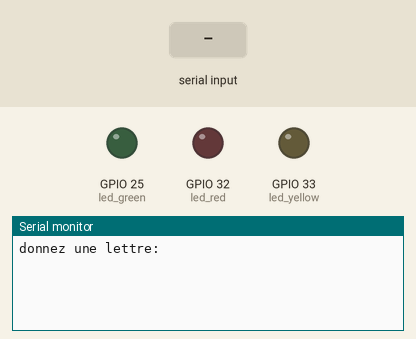
This sketch was run on a simulated ESP32. Parts: output pins drawn as LEDs (lit = HIGH), the last lines printed to the serial monitor. The inputs (shaded band) are chosen by the test bench.

Above: at 1.2 s.
1.3 s: "1" received over Serial
At 2.9 s:
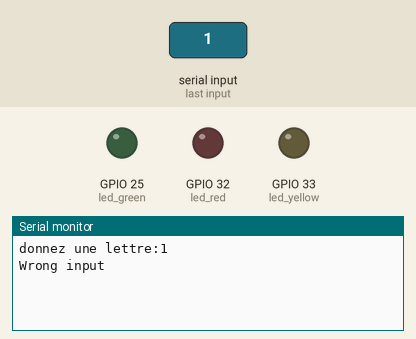
At 3.7 s:
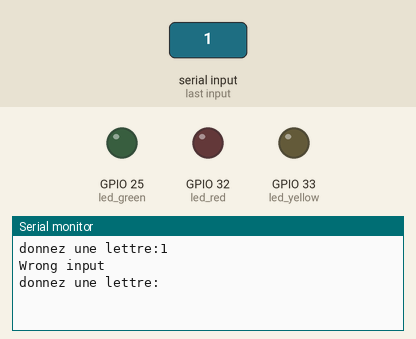

Measured:
- after the input at 1.3 s, the serial monitor: prints a new line after 1.0 s (image 1)

The sketch:

serial_read.ino
```cpp
#include <String.h>

const int led_red     = 32;
const int led_yellow  = 33;
const int led_green   = 25;

bool led_red_state    = false;
bool led_yellow_state = false;
bool led_green_state = false;

void setup() {
  // put your setup code here, to run once:
  Serial.begin(9600);

  pinMode(led_red,OUTPUT);
  pinMode(led_yellow,OUTPUT);
  pinMode(led_green,OUTPUT);
}

void loop() {
  // put your main code here, to run repeatedly:

  Serial.print("donnez une lettre:");

  while (!Serial.available());

  String input = Serial.readString();
  Serial.println(input);
  if (input == "red\n")
  {
    led_red_state = !led_red_state;
    UpdateLed(led_red,led_red_state);
  }
  else if (input == "yellow\n")
  {
    led_yellow_state = !led_yellow_state;
    UpdateLed(led_yellow,led_yellow_state);
  }
  else if (input == "green\n")
  {
    led_green_state = !led_green_state;
    UpdateLed(led_green,led_green_state);
  }
  else
    Serial.println("Wrong input");

  delay(1000);

}

void UpdateLed(int ledPin,bool led_state)
{
  if (led_state == true)
    digitalWrite(ledPin,HIGH);
  else
    digitalWrite(ledPin,LOW);
}
```
